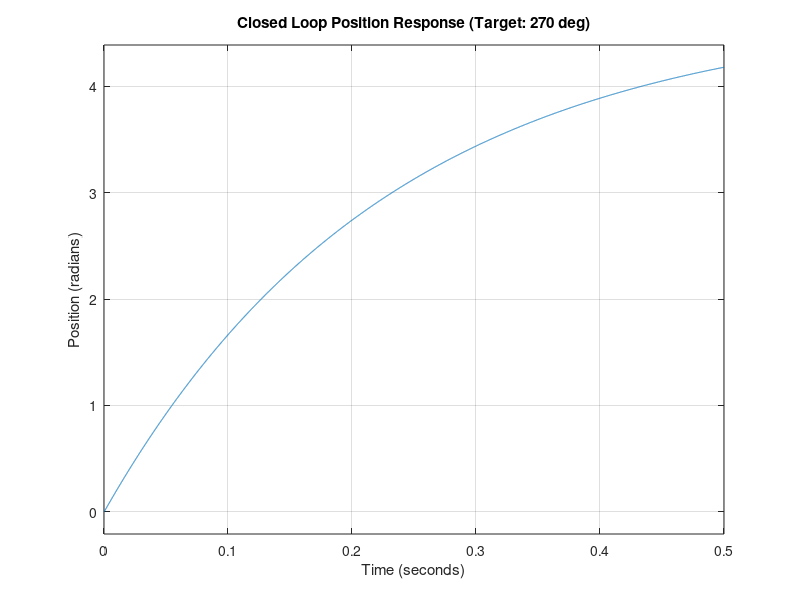

Write MATLAB code to recreate this figure.
% Adaptive Headlight System - Transfer Function Analysis
clc; clear; close all;

%% 1. Define System Parameters
V_nominal = 12;         % Volts
w_no_load = 10.47;      % rad/s (100 RPM)
T_stall = 0.176;        % N.m (1.8 kg.cm)

% Derived Electrical Constants
Kb = V_nominal / w_no_load;    % Back EMF constant (V.s/rad)
Kt = Kb;                       % Torque constant (N.m/A)
R = (Kt * V_nominal) / T_stall;% Resistance (Ohms)

% Estimated Mechanical Constants (Based on 3D printed plastic parts)
% You can tune these values if the simulation doesn't match real life
J_eq = 2.5e-6;   % Inertia (kg.m^2)
D_eq = 1.0e-5;   % Viscous Damping (N.m.s/rad)

%% 2. Create Transfer Function
% G(s) = Theta(s) / V(s)
% Numerator: Kt
% Denominator: s * [ (R*J_eq)s + (R*D_eq + Kt*Kb) ]

num = [Kt];
den = [ (R*J_eq), (R*D_eq + Kt*Kb), 0 ]; % The '0' at the end represents the free integrator 's'

sys_tf = tf(num, den);

% Display the Transfer Function
disp('System Transfer Function G(s):');
sys_tf

%% 3. Plotting
figure('Name', 'System Response');

% A. Step Response (Open Loop)
% This shows the speed increasing to max when 12V is applied
subplot(2,1,1);
step(12 * sys_tf); % 12V input
title('Position Response to 12V Step Input (Open Loop)');
xlabel('Time (seconds)');
ylabel('Position (radians)');
grid on;

% B. Closed Loop Response (Simulating the Arduino P-Control)
% Assume a Proportional Gain Kp (matches Arduino code)
Kp = 5; 
sys_closed = feedback(Kp * sys_tf, 1);

subplot(2,1,2);
step(270 * (pi/180) * sys_closed); % Step input to 270 degrees (in radians)
title('Closed Loop Position Response (Target: 270 deg)');
xlabel('Time (seconds)');
ylabel('Position (radians)');
grid on;
